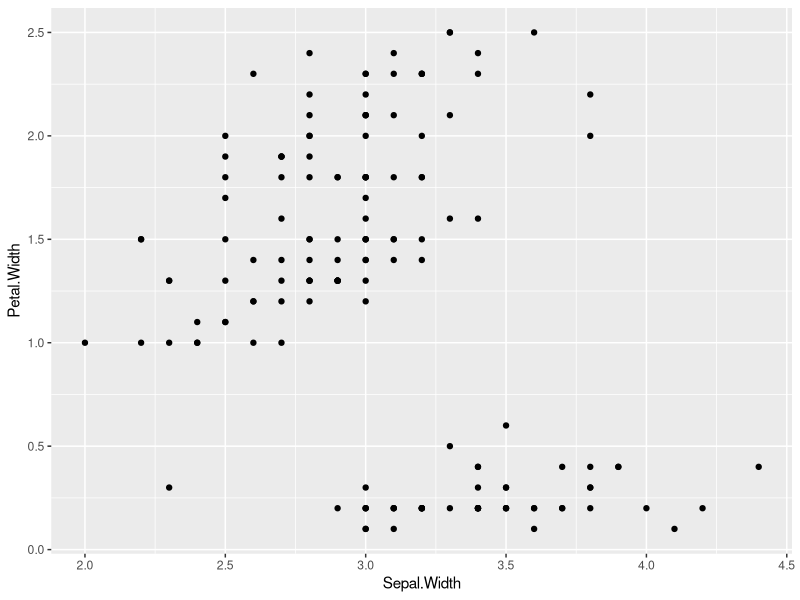
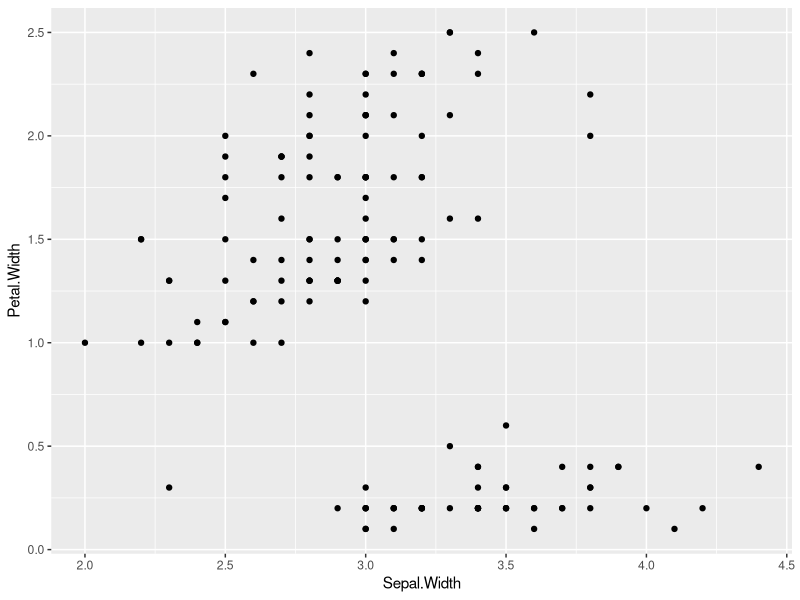
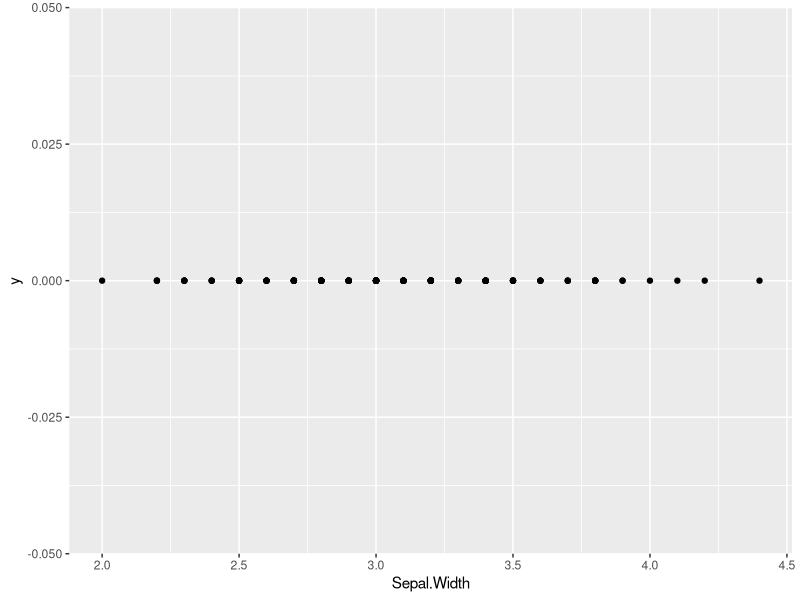
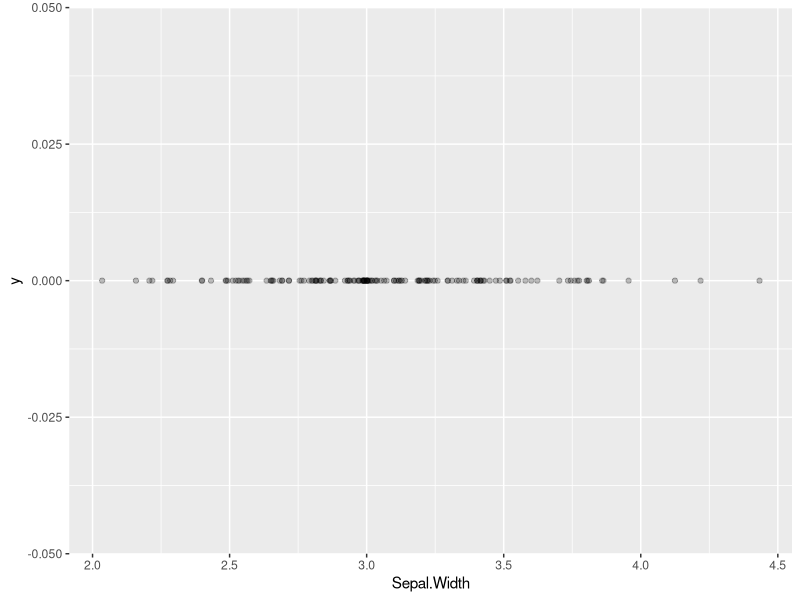
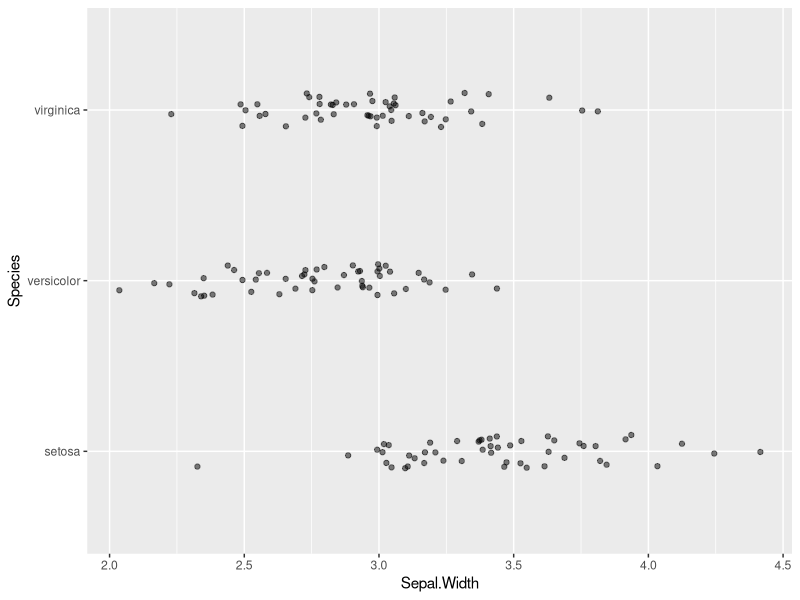
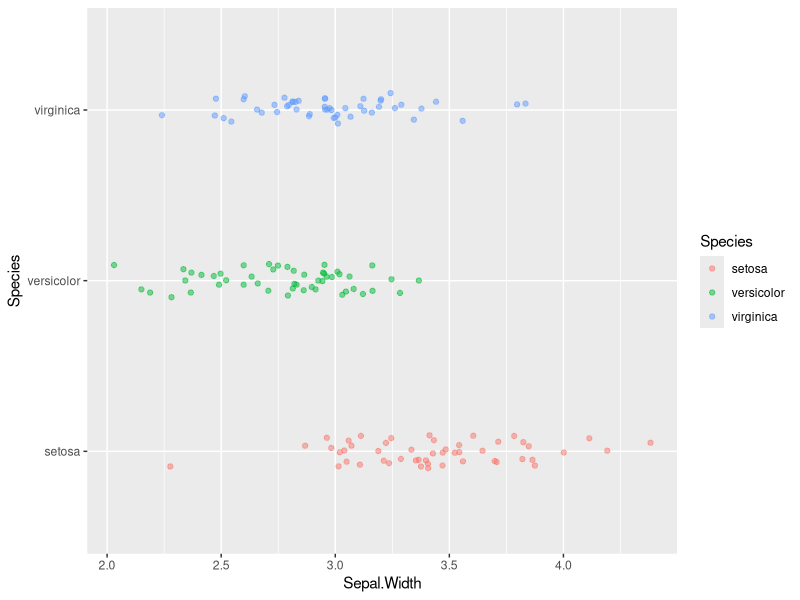
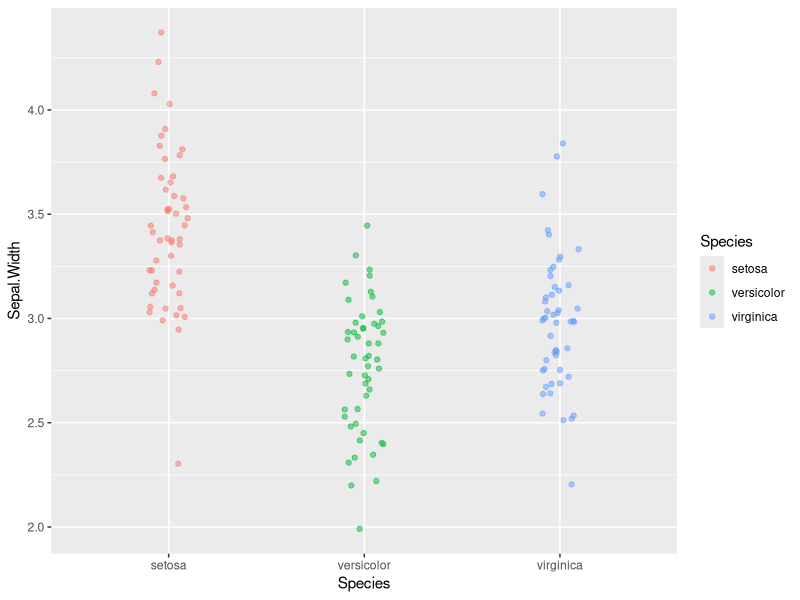
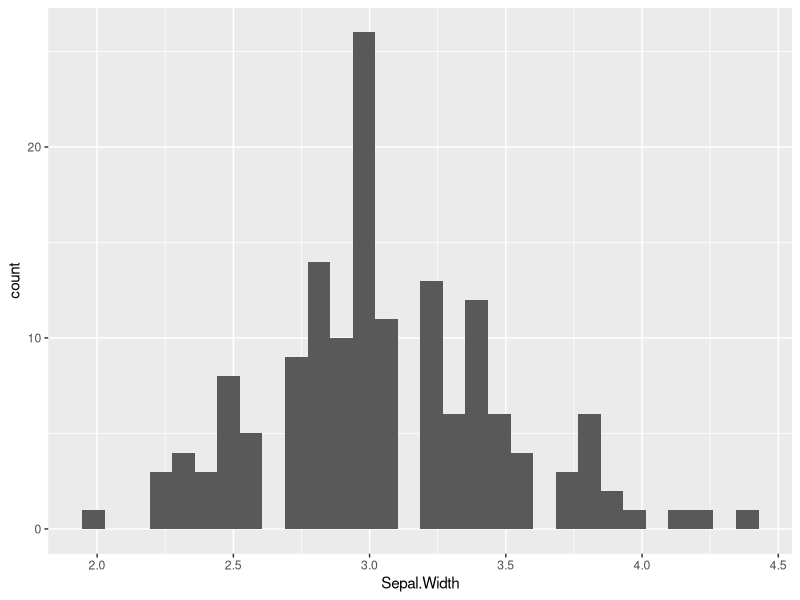

Write R code to recreate these figures, in order.
## ---- chunk 1
library(tidyverse)
## ---- chunk 2
names(iris) # get the variable names in the dataset
dim(iris)   # dimensions given as rows, columns
head(iris)  # can you figure out what the head function does?
tail(iris)  # what about the tail function?
## ---- chunk 3
ggplot(data = iris) +
  geom_point(mapping = aes(x = Sepal.Width,  y = Petal.Width))
## ---- chunk 4
ggplot(iris) +   # note we dropped the "data = " part
  # note we dropped the "mapping = " part from the geom_point call
  geom_point(aes(x = Sepal.Width,  y = Petal.Width))
## ---- chunk 5
ggplot(data = iris) + 
  geom_point(aes(x = Sepal.Width, y = 0))
## ---- chunk 6
ggplot(data = iris) + 
  geom_jitter(aes(x = Sepal.Width, y = 0), 
              width = 0.05, height = 0, alpha = 0.25)
## ---- chunk 7
ggplot(data = iris) + 
  geom_jitter(aes(x = Sepal.Width, y = Species),
              width=0.05, height=0.1, alpha=0.5)
## ---- chunk 8
ggplot(data = iris) + 
  geom_jitter(aes(x = Sepal.Width, y = Species, color=Species),
              width=0.05, height=0.1, alpha=0.5)
## ---- chunk 9
ggplot(data = iris) + 
  geom_jitter(aes(x = Sepal.Width, y = Species, color=Species),
              width=0.05, height=0.1, alpha=0.5) +
  coord_flip()
## ---- chunk 10
ggplot(iris) + 
  geom_histogram(aes(x = Sepal.Width))
## ---- chunk 11
ggplot(iris) + 
  geom_histogram(aes(x = Sepal.Width), bins = 10)
## ---- chunk 12
ggplot(iris) + 
  geom_histogram(aes(x = Sepal.Width), bins = 12)
## ---- chunk 13
ggplot(iris) + 
  geom_histogram(aes(x = Sepal.Width, fill = Species), 
                 bins = 12)
## ---- chunk 14
ggplot(iris) + 
  geom_histogram(aes(x = Sepal.Width, fill = Species),
                 bins = 12, position = "dodge")
## ---- chunk 15
ggplot(iris) + 
  geom_histogram(aes(x = Sepal.Width, fill = Species), 
                 bins = 12, position = "identity", alpha = 0.4)
## ---- chunk 16
ggplot(iris) + 
  geom_histogram(aes(x = Sepal.Width, fill = Species), bins = 12) + 
  facet_wrap(~Species, ncol = 1)
## ---- chunk 17
ggplot(iris) + 
  geom_density(aes(x = Sepal.Width, fill = Species), alpha=0.25)
## ---- chunk 18
ggplot(iris) + 
  geom_violin(aes(x = Species, y = Sepal.Width, color = Species, fill=Species), 
              alpha = 0.25)
## ---- chunk 19
ggplot(iris) + 
  geom_boxplot(aes(x = Species, y = Sepal.Width, color = Species))
## ---- chunk 20
ggplot(iris) +
  # outlier.shape = NA suppresses the depiction of outlier points in the boxplot
  geom_boxplot(aes(x = Species, y = Sepal.Width), outlier.shape = NA) + 
  # size sets the point size for the jitter plot
  geom_jitter(aes(x = Species, y = Sepal.Width), width=0.2, height=0.05, alpha=0.35, size=0.75)
## ---- chunk 21
ggplot(iris, mapping = aes(x = Species, y = Sepal.Width)) +
  geom_boxplot(outlier.shape = NA) + 
  # note how we specify a layer specific aesthetic in geom_jitter
  geom_jitter(aes(color = Species), width=0.2, height=0.05, alpha=0.5, size=0.75)
## ---- chunk 22
# create base plot object and assign to variable p
# this does NOT draw the plot
p <- ggplot(iris, mapping = aes(x = Species, y = Sepal.Width))   
## ---- chunk 23
p  # try to draw the plot object
## ---- chunk 24
# add a point geom to our base layer and draw the plot
p + geom_boxplot()
## ---- chunk 25
box.layer <- geom_boxplot()
p + box.layer
## ---- chunk 26
p <- ggplot(iris, mapping = aes(x = Species, y = Sepal.Width, color = Species))

violin.layer <- geom_violin()
jitter.layer <- geom_jitter(width=0.15, height=0.05, alpha=0.5, size=0.75)

p + violin.layer + jitter.layer # combined layers of plot and draw
## ---- chunk 27
p + violin.layer + jitter.layer + 
  labs(x = "Species", y = "Sepal Width (cm)", 
       title = "Sepal Width Distributions for Three Iris Species")
## ---- chunk 28
# create another variable to hold combination of three previous 
# ggplot layers. I'm doing this because I'm going to keep re-using
# the same plot in the following code blocks
violin.plus.jitter <- p + violin.layer + jitter.layer

violin.plus.jitter + theme_bw()
## ---- chunk 29
violin.plus.jitter + theme_classic()
## ---- chunk 30
violin.plus.jitter + theme_classic() + theme(aspect.ratio = 1)
## ---- chunk 31
my.theme <- theme_classic()  + theme(aspect.ratio = 1)
## ---- chunk 32
violin.plus.jitter + my.theme
## ---- chunk 33
my.labels <- labs(x = "Species", y = "Sepal Width (cm)", 
                  title = "Sepal Width Distributions for Three Iris Species")
## ---- chunk 34
violin.plus.jitter + my.labels + my.theme
## ---- chunk 35
# create a new data frame composed only of the I. setosa samples
setosa.only <- subset(iris, Species == "setosa")
## ---- chunk 36
setosa.sepals <- ggplot(setosa.only, 
                        mapping = aes(x = Sepal.Length, y = Sepal.Width))

sepal.labels <- labs(x = "Sepal Length (cm)", y = "Sepal Width (cm)",
                     title = "Relationship between Sepal Length and Width",
                     caption = "data from Anderson (1935)")
## ---- chunk 37
setosa.sepals  + geom_point() + sepal.labels
## ---- chunk 38
setosa.sepals + 
  geom_jitter() +  # using geom_jitter to avoid overplotting of points
  geom_smooth() +
  sepal.labels + labs(subtitle = "I. setosa data only") +
  my.theme
## ---- chunk 39
setosa.sepals + 
  geom_jitter() +  # using geom_jitter to avoid overplotting of points
  geom_smooth(span = 0.95) +
  sepal.labels + labs(subtitle = "I. setosa data only") +
  my.theme
## ---- chunk 40
setosa.sepals + 
  geom_jitter() +  # using geom_jitter to avoid overplotting of points
  geom_smooth(method = "lm", color = "red") + # using linear model ("lm")
  sepal.labels + labs(subtitle = "I. setosa data only") +
  my.theme
## ---- chunk 41
setosa.sepals + 
  geom_density2d() + 
  sepal.labels + labs(subtitle = "I. setosa data only") +
  my.theme
## ---- chunk 42
setosa.sepals + 
  geom_density_2d() + 
  geom_jitter(alpha=0.35) +
  sepal.labels + labs(subtitle = "I. setosa data only") +
  my.theme
## ---- chunk 43
all.sepals <- ggplot(iris, aes(x = Sepal.Length, y = Sepal.Width))

all.sepals + 
  geom_point(aes(color = Species, shape = Species), size = 2, alpha = 0.6) +
  sepal.labels + labs(subtitle = "All species") +
  my.theme
## ---- chunk 44
all.sepals + 
  geom_density_2d(aes(color = Species)) +
  sepal.labels + labs(subtitle = "All species") +
  my.theme
## ---- chunk 45
all.sepals + 
  geom_density_2d(aes(color = Species), alpha = 0.5) + 
  geom_point(aes(color = Species), alpha=0.5, size=1) + 
  facet_wrap(~ Species) +
  sepal.labels + labs(subtitle = "All species") +
  theme_bw() + 
  theme(aspect.ratio = 1, legend.position = "none")  # get rid of legend
## ---- chunk 46
setosa.sepals + 
  stat_density_2d(aes(fill = ..level..), geom = "polygon") + 
  sepal.labels + labs(subtitle = "I. setosa data only") +
  my.theme
## ---- chunk 47
setosa.sepals + 
  stat_density_2d(aes(fill = ..level..), geom = "polygon") + 
  # lavenderblush is the HTML standard name for a light purplish-pink color
  scale_fill_continuous(low="lavenderblush", high="red") +
  sepal.labels + labs(subtitle = "I. setosa data only") +
  my.theme
## ---- chunk 48
setosa.sepals + 
  stat_density_2d(aes(fill = ..level..), geom = "polygon") +
  scale_fill_continuous(low="lavenderblush", high="red") +
  geom_jitter(alpha=0.5, size = 1.1) +
  
  # customize labels, including legend label for fill
  labs(x = "Sepal Length(cm)", y = "Sepal Width (cm)",
       title = "Relationship between sepal length and width",
       subtitle = "I. setosa specimens only",
       fill = "Density") +
  
  # Set plot limits
  lims(x = c(4,6), y = c(2.5, 4.5)) +
  my.theme 
## ---- chunk 49
setosa.sepals + 
  geom_bin2d(binwidth = 0.2) + 
  scale_fill_continuous(low="lavenderblush", high="red") +
  sepal.labels + labs(subtitle = "I. setosa data only") +
  my.theme
## ---- chunk 50
setosa.sepals + 
  geom_hex(binwidth = 0.2) + 
  scale_fill_continuous(low="lavenderblush", high="red") +
  sepal.labels + labs(subtitle = "I. setosa data only") +
  my.theme
## ---- chunk 51
library(cowplot) # assumes package has been installed
## ---- chunk 52
p <- ggplot(iris, 
            mapping = aes(x = Species, y = Sepal.Width, color = Species))

# for the histogram we're going to override the mapping because
# geom_histogram only takes an x argument
plot.1 <- p + 
  geom_histogram(bins=12,
                 mapping = aes(x = Sepal.Width), inherit.aes = FALSE)
plot.2 <- p + geom_boxplot() 
plot.3 <- p + geom_violin()

plot_grid(plot.1, plot.2, plot.3)
## ---- chunk 53
plot_grid(plot.1, plot.2, plot.3, 
          nrow = 1, labels = c("A", "B", "C"))
